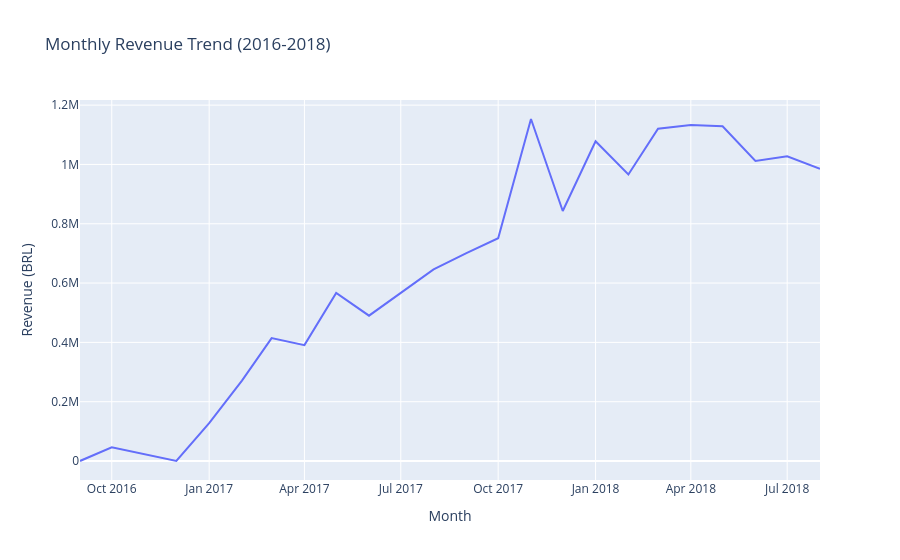

Notebook cell for this chart:
### Code cell
# Monthly revenue trend
monthly = (df.groupby(df["order_date"].dt.to_period("M"))
             .agg(revenue=("revenue","sum"),
                  orders=("order_id","nunique"),
                  customers=("customer_id_unique","nunique"))
             .reset_index())
monthly["order_date"] = monthly["order_date"].astype(str)

fig = px.line(monthly, x="order_date", y="revenue",
              title="Monthly Revenue Trend (2016-2018)",
              labels={"order_date":"Month","revenue":"Revenue (BRL)"})
fig.show()

print(f"Total Revenue:   BRL {df['revenue'].sum():,.0f}")
print(f"Total Orders:    {df['order_id'].nunique():,}")
print(f"Total Customers: {df['customer_id_unique'].nunique():,}")
print(f"Avg Order Value: BRL {df.groupby('order_id')['revenue'].sum().mean():,.2f}")

### Figure 1 — Plotly figure (JSON) as saved in the notebook; plotly's stock layout.template omitted (floating-point values rounded to 4 significant figures)
{"data": [{"hovertemplate": "Month=%{x}<br>Revenue (BRL)=%{y}<extra></extra>", "legendgroup": "", "line": {"color": "#636efa", "dash": "solid"}, "marker": {"symbol": "circle"}, "mode": "lines", "name": "", "orientation": "v", "showlegend": false, "type": "scatter", "x": ["2016-09", "2016-10", "2016-12", "2017-01", "2017-02", "2017-03", "2017-04", "2017-05", "2017-06", "2017-07", "2017-08", "2017-09", "2017-10", "2017-11", "2017-12", "2018-01", "2018-02", "2018-03", "2018-04", "2018-05", "2018-06", "2018-07", "2018-08"], "xaxis": "x", "y": [143.5, 46490.0, 19.62, 127500.0, 271200.0, 414300.0, 390800.0, 566700.0, 490100.0, 566300.0, 645800.0, 701100.0, 751100.0, 1153000.0, 843100.0, 1078000.0, 966200.0, 1121000.0, 1133000.0, 1129000.0, 1011000.0, 1027000.0, 985500.0], "yaxis": "y"}], "layout": {"legend": {"tracegroupgap": 0}, "title": {"text": "Monthly Revenue Trend (2016-2018)"}, "xaxis": {"anchor": "y", "domain": [0, 1], "title": {"text": "Month"}}, "yaxis": {"anchor": "x", "domain": [0, 1], "title": {"text": "Revenue (BRL)"}}}}
